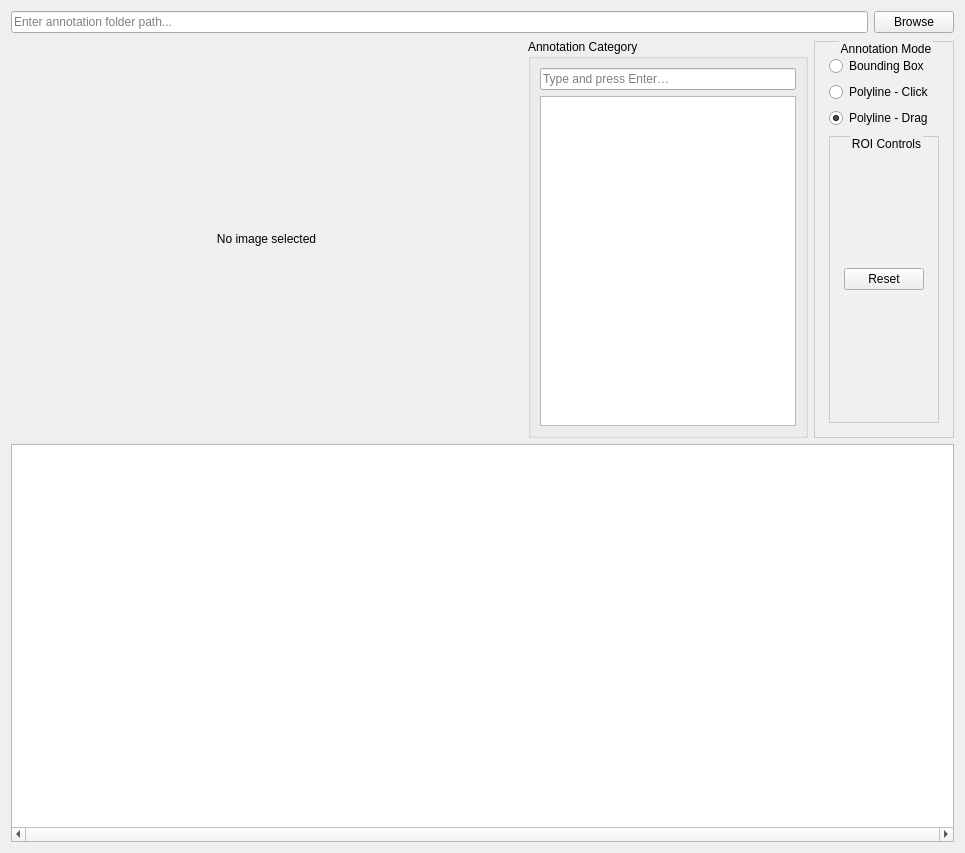
<?xml version="1.0" encoding="UTF-8"?>
<ui version="4.0">
 <class>AnnotationTab</class>
 <widget class="QWidget" name="AnnotationTab">
  <property name="geometry">
   <rect>
    <x>0</x>
    <y>0</y>
    <width>965</width>
    <height>853</height>
   </rect>
  </property>
  <property name="windowTitle">
   <string>Data Annotation (PROTOTYPE)</string>
  </property>
  <layout class="QVBoxLayout" name="verticalLayoutDataAnnotation">
   <!-- Folder selector row -->
   <item>
    <layout class="QHBoxLayout" name="horizontalLayoutAnnotationFolder">
     <item>
      <widget class="QLineEdit" name="lineEdit_annotationFolder">
       <property name="placeholderText">
        <string>Enter annotation folder path...</string>
       </property>
      </widget>
     </item>
     <item>
      <widget class="QPushButton" name="pushButton_annotationBrowse">
       <property name="text">
        <string>Browse</string>
       </property>
      </widget>
     </item>
    </layout>
   </item>

   <!-- Main content row: image preview on left, category + mode on right -->
   <item>
    <layout class="QHBoxLayout" name="horizontalLayoutContent">
     <item>
      <widget class="QLabel" name="label_imageAnnotation">
       <property name="sizePolicy">
        <sizepolicy hsizetype="Expanding" vsizetype="Expanding">
         <horstretch>4</horstretch>
         <verstretch>1</verstretch>
        </sizepolicy>
       </property>
       <property name="text">
        <string>No image selected</string>
       </property>
       <property name="alignment">
        <set>Qt::AlignCenter</set>
       </property>
      </widget>
     </item>
     <item>
      <layout class="QHBoxLayout" name="horizontalLayout_categoryAndMode">
       <item>
        <widget class="QGroupBox" name="groupBox_annotationCategory">
         <property name="title">
          <string>Annotation Category</string>
         </property>
         <layout class="QVBoxLayout" name="verticalLayout_annotationCategory">
          <item>
           <widget class="QLineEdit" name="lineEdit_annotationCategory">
            <property name="sizePolicy">
             <sizepolicy hsizetype="Preferred" vsizetype="Fixed">
              <horstretch>0</horstretch>
              <verstretch>0</verstretch>
             </sizepolicy>
            </property>
            <property name="placeholderText">
             <string>Type and press Enter…</string>
            </property>
           </widget>
          </item>
          <item>
           <widget class="QListWidget" name="listWidget_annotationCategories">
            <property name="sizePolicy">
             <sizepolicy hsizetype="Preferred" vsizetype="Expanding">
              <horstretch>0</horstretch>
              <verstretch>0</verstretch>
             </sizepolicy>
            </property>
            <property name="selectionMode">
             <enum>QAbstractItemView::ContiguousSelection</enum>
            </property>
           </widget>
          </item>
         </layout>
        </widget>
       </item>
       <item>
        <widget class="QGroupBox" name="groupBox_annotationMode">
         <property name="styleSheet">
          <string notr="true">
            QGroupBox {
              background-color: #f0f0f0;
              border: 1px solid #cccccc;
              padding: 5px;
              margin-top: 2px;
            }
            QGroupBox::title {
              subcontrol-origin: margin;
              subcontrol-position: top center;
              font-weight: bold;
              padding: 3px 0;
            }
          </string>
         </property>
         <property name="title">
          <string>Annotation Mode</string>
         </property>
         <layout class="QVBoxLayout" name="verticalLayout_annotationMode">
          <item>
           <widget class="QRadioButton" name="radioButton_boundingBox">
            <property name="text">
             <string>Bounding Box</string>
            </property>
           </widget>
          </item>
          <item>
           <widget class="QRadioButton" name="radioButton_polylineClick">
            <property name="text">
             <string>Polyline - Click</string>
            </property>
           </widget>
          </item>
          <item>
           <widget class="QRadioButton" name="radioButton_polylineDrag">
            <property name="text">
             <string>Polyline - Drag</string>
            </property>
            <property name="checked">
             <bool>true</bool>
            </property>
           </widget>
          </item>
          <item>
           <widget class="QGroupBox" name="groupBox_controls">
            <property name="title">
             <string>ROI Controls</string>
            </property>
            <layout class="QVBoxLayout" name="verticalLayout_controls">
             <item>
              <widget class="QPushButton" name="pushButton_ROI_Reset">
               <property name="text">
                <string>Reset</string>
               </property>
              </widget>
             </item>
            </layout>
           </widget>
          </item>
         </layout>
        </widget>
       </item>
      </layout>
     </item>
    </layout>
   </item>

   <!-- Filmstrip -->
   <item>
    <widget class="QListWidget" name="listWidget_annotationFilmstrip">
     <property name="sizePolicy">
      <sizepolicy hsizetype="Expanding" vsizetype="Expanding">
       <horstretch>0</horstretch>
       <verstretch>0</verstretch>
      </sizepolicy>
     </property>
     <property name="verticalScrollBarPolicy">
      <enum>Qt::ScrollBarAlwaysOff</enum>
     </property>
     <property name="horizontalScrollBarPolicy">
      <enum>Qt::ScrollBarAlwaysOn</enum>
     </property>
     <property name="iconSize">
      <size>
       <width>100</width>
       <height>100</height>
      </size>
     </property>
     <property name="movement">
      <enum>QListView::Static</enum>
     </property>
     <property name="flow">
      <enum>QListView::LeftToRight</enum>
     </property>
     <property name="resizeMode">
      <enum>QListView::Adjust</enum>
     </property>
     <property name="spacing">
      <number>10</number>
     </property>
     <property name="viewMode">
      <enum>QListView::IconMode</enum>
     </property>
     <property name="wrapping" stdset="0">
      <bool>false</bool>
     </property>
    </widget>
   </item>
  </layout>
 </widget>
 <resources/>
 <connections/>
</ui>
